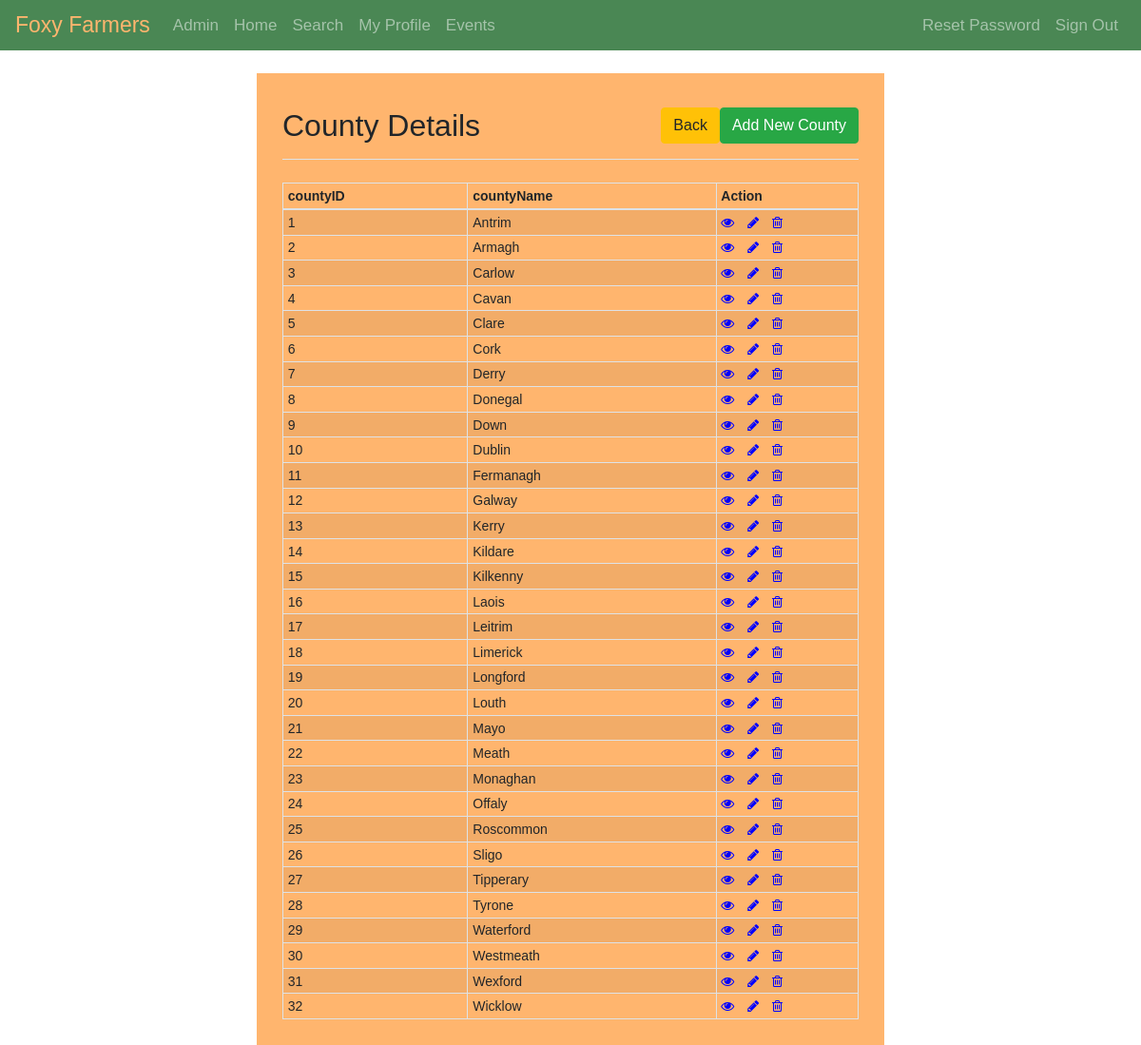
Screenshot of /pages/admin/countyList-home.php (signed in) with the database file from the repository.
### tables this page shows
CREATE TABLE countyList (
  countyID INT NOT NULL,
  countyName VARCHAR(128) NOT NULL UNIQUE
);

### pages/admin/countyList-home.php (the view, shortened to what this page needs)
<?php
require_once "../../utilities/config.php";
?>
    <div class="wrapper wrapper-wide">
        <div class="container-fluid">
            <div class="row">
                <div class="col-md-12">
                    <div class="pb-2 mt-4 mb-4 border-bottom clearfix">
                        <h2 class="float-left">County Details</h2>
                        <a href="countyList-create.php" class="btn btn-success float-right">Add New County</a>
                        <a href="admin-home.php" class="btn btn-warning float-right">Back</a>
                    </div>
                    <?php
                    $sql = "SELECT * FROM countyList";
                    if($result = mysqli_query($link, $sql)){
                        if(mysqli_num_rows($result) > 0){
                            echo "<table class='table table-bordered table-striped table-sm'>";
                                echo "<thead>";
                                    echo "<tr>";
                                        echo "<th>countyID</th>";
                                        echo "<th>countyName</th>";
                                        echo "<th>Action</th>";
                                    echo "</tr>";
                                echo "</thead>";
                                echo "<tbody>";
                                while($row = mysqli_fetch_array($result)){
                                    echo "<tr>";
                                        echo "<td>" . $row['countyID'] . "</td>";
                                        echo "<td>" . $row['countyName'] . "</td>";
                                        echo "<td>";
                                            echo "<a href='../admin/countyList-read.php?countyID=". $row['countyID'] ."' title='View Record' data-toggle='tooltip'><i class='fa fa-eye' aria-hidden='true'></i></a>";
                                            echo "<a href='../admin/countyList-update.php?countyID=". $row['countyID'] ."' title='Update Record' data-toggle='tooltip'><i class='fa fa-pencil' aria-hidden='true'></i></a>";
                                            echo "<a href='../admin/countyList-delete.php?countyID=". $row['countyID'] ."' title='Delete Record' data-toggle='tooltip'><i class='fa fa-trash-o' aria-hidden='true'></i></a>";
                                        echo "</td>";
                                    echo "</tr>";
                                }
                                echo "</tbody>";
                            echo "</table>";
                        } else{
                            echo "<p class='lead'><em>No records were found.</em></p>";
                        }
                    } else{
                        echo "ERROR: Could not able to execute $sql. " . mysqli_error($link);
                    }
                    ?>
                </div>
            </div>
        </div>
    </div>

### style/style.css (style rules this page uses)
* { -webkit-box-sizing: border-box; -moz-box-sizing: border-box; -ms-box-sizing: border-box; box-sizing: border-box; }
:root { --main-orange-color: rgb(255,181,110); --main-orange-color-inner-shadow: rgba(202, 126, 54, 0.8); --main-orange-color-outer-shadow: rgba(0, 0, 0, 0.5); --main-green-color: hsl(130, 29%, 41%); }
body { font: 14px sans-serif; background-image: url("../images/site-photos/background.png"); background-color: white; background-attachment: fixed; }
.wrapper { width: 30%; padding: 1%; margin: 2% auto; background-color: var(--main-orange-color); }
.wrapper-wide { width: 55%; }
.navbar { background-color: var(--main-green-color); }
.navbar .navbar-brand { color: var(--main-orange-color); font-size: 23px; }
.navbar .nav-item { font-size: 17px; }
table tr td:last-child a { margin-right: 10%; }
.fa-eye { color: blue; }
.fa-pencil { color: blue; }
.fa-trash-o { color: blue; }

### rows the page displays
countylist: countyID "1", countyName "Antrim"
countylist: countyID "2", countyName "Armagh"
countylist: countyID "3", countyName "Carlow"
countylist: countyID "4", countyName "Cavan"
countylist: countyID "5", countyName "Clare"
countylist: countyID "6", countyName "Cork"
countylist: countyID "7", countyName "Derry"
countylist: countyID "8", countyName "Donegal"
countylist: countyID "9", countyName "Down"
countylist: countyID "10", countyName "Dublin"
countylist: countyID "11", countyName "Fermanagh"
countylist: countyID "12", countyName "Galway"
countylist: countyID "13", countyName "Kerry"
countylist: countyID "14", countyName "Kildare"
countylist: countyID "15", countyName "Kilkenny"
countylist: countyID "16", countyName "Laois"
countylist: countyID "17", countyName "Leitrim"
countylist: countyID "18", countyName "Limerick"
countylist: countyID "19", countyName "Longford"
countylist: countyID "20", countyName "Louth"
countylist: countyID "21", countyName "Mayo"
countylist: countyID "22", countyName "Meath"
countylist: countyID "23", countyName "Monaghan"
countylist: countyID "24", countyName "Offaly"
countylist: countyID "25", countyName "Roscommon"
countylist: countyID "26", countyName "Sligo"
countylist: countyID "27", countyName "Tipperary"
countylist: countyID "28", countyName "Tyrone"
countylist: countyID "29", countyName "Waterford"
countylist: countyID "30", countyName "Westmeath"
countylist: countyID "31", countyName "Wexford"
countylist: countyID "32", countyName "Wicklow"
